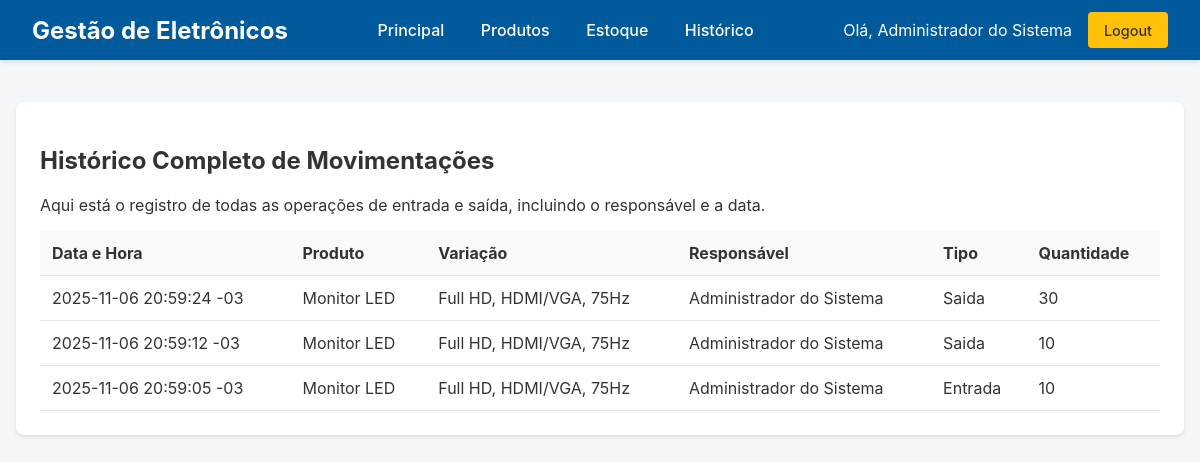
Page /historico (signed in) on the committed database.
### tables this page shows
CREATE TABLE Usuario (
    id INTEGER PRIMARY KEY AUTOINCREMENT,
    username TEXT UNIQUE NOT NULL,
    password TEXT NOT NULL,
    nome_completo TEXT NOT NULL
);

CREATE TABLE Movimentacao (
    id INTEGER PRIMARY KEY AUTOINCREMENT,
    produto_id INTEGER NOT NULL,
    usuario_id INTEGER NOT NULL,
    tipo TEXT NOT NULL CHECK(tipo IN ('Entrada', 'Saida')),
    quantidade INTEGER NOT NULL,
    data_hora DATETIME NOT NULL,
    FOREIGN KEY (produto_id) REFERENCES Produto(id),
    FOREIGN KEY (usuario_id) REFERENCES Usuario(id)
);

CREATE TABLE Produto (
    id INTEGER PRIMARY KEY AUTOINCREMENT,
    nome TEXT NOT NULL,
    descricao TEXT,
    variacao TEXT NOT NULL, -- Ex: "16GB RAM, 512GB SSD" ou "128GB, Preto"
    quantidade_atual INTEGER NOT NULL DEFAULT 0,
    estoque_minimo INTEGER NOT NULL DEFAULT 5
);

### app.py (the view)
@app.route('/historico')
@login_required
def historico():
    conn = get_db_connection()
    query = """
    SELECT
        m.data_hora,
        p.nome as produto_nome,
        p.variacao,
        u.nome_completo as usuario_nome,
        m.tipo,
        m.quantidade
    FROM
        Movimentacao m
    JOIN
        Produto p ON m.produto_id = p.id
    JOIN
        Usuario u ON m.usuario_id = u.id
    ORDER BY
        m.data_hora DESC
    """
    movimentacoes = conn.execute(query).fetchall()
    conn.close()
    return render_template('historico.html', movimentacoes=movimentacoes)

### app.py (called while the page is built)
def get_db_connection():
    conn = sqlite3.connect(DATABASE_NAME)
    conn.row_factory = sqlite3.Row # Permite acessar colunas por nome
    return conn

def login_required(f):
    from functools import wraps
    @wraps(f)
    def decorated_function(*args, **kwargs):
        if 'user_id' not in session:
            flash('Você precisa estar logado para acessar esta página.', 'danger')
            return redirect(url_for('login'))
        return f(*args, **kwargs)
    return decorated_function

### templates/historico.html
{% extends "layout.html" %}
{% block content %}
<div class="card">
    <h2>Histórico Completo de Movimentações</h2>
    <p>Aqui está o registro de todas as operações de entrada e saída, incluindo o responsável e a data.</p>
    <table class="tabela-dados">
        <thead>
            <tr>
                <th>Data e Hora</th>
                <th>Produto</th>
                <th>Variação</th>
                <th>Responsável</th>
                <th>Tipo</th>
                <th>Quantidade</th>
            </tr>
        </thead>
        <tbody>
            {% for m in movimentacoes %}
            <tr>
                <td>{{ m['data_hora'] }}</td>
                <td>{{ m['produto_nome'] }}</td>
                <td>{{ m['variacao'] }}</td>
                <td>{{ m['usuario_nome'] }}</td>
                <td>{{ m['tipo'] }}</td>
                <td>{{ m['quantidade'] }}</td>
            </tr>
            {% else %}
            <tr>
                <td colspan="6">Nenhuma movimentação registrada ainda.</td>
            </tr>
            {% endfor %}
        </tbody>
    </table>
</div>
{% endblock %}

### templates/layout.html (shortened to what this page needs)
<!DOCTYPE html>
<html lang="pt-br">
<head>
    <link rel="stylesheet" href="{{ url_for('static', filename='style.css') }}">
</head>
<body>
    {% if session['user_id'] %}
    <nav class="navbar">
        <div class="navbar-brand">Gestão de Eletrônicos</div>
        <div class="navbar-links">
            <a href="{{ url_for('index') }}">Principal</a>
            <a href="{{ url_for('produtos') }}">Produtos</a>
            <a href="{{ url_for('estoque') }}">Estoque</a>
            <a href="{{ url_for('historico') }}">Histórico</a>
        </div>
        <div class="navbar-user">
            <span>Olá, {{ session['user_name'] }}</span>
            <a href="{{ url_for('logout') }}" class="btn btn-logout">Logout</a>
        </div>
    </nav>
    {% endif %}
    <main class="container">
        {% block content %}{% endblock %}
    </main>
</body>
</html>

### static/style.css (style rules this page uses)
:root { --cor-primaria: #005A9C; --cor-secundaria: #E6E6E6; --cor-fundo: #F4F7FA; --cor-texto: #333; --cor-alerta: #FFF3CD; --cor-alerta-texto: #664d03; --cor-critico: #F8D7DA; --cor-critico-texto: #842029; --cor-sucesso: #D4EDDA; --cor-sucesso-texto: #155724; --sombra: 0 2px 4px rgba(0,0,0,0.1); }
body { font-family: -apple-system, BlinkMacSystemFont, "Segoe UI", Roboto, "Helvetica Neue", Arial, sans-serif; background-color: var(--cor-fundo); color: var(--cor-texto); margin: 0; padding-top: 70px; }
.navbar { background-color: var(--cor-primaria); color: white; padding: 0 2rem; display: flex; justify-content: space-between; align-items: center; height: 60px; position: fixed; top: 0; left: 0; right: 0; z-index: 1000; box-shadow: var(--sombra); }
.navbar-brand { font-size: 1.5rem; font-weight: bold; }
.navbar-links a { color: white; text-decoration: none; padding: 0 1rem; font-weight: 500; }
.navbar-user { display: flex; align-items: center; }
.navbar-user span { margin-right: 1rem; }
.btn { padding: 0.6rem 1rem; border: none; border-radius: 4px; cursor: pointer; text-decoration: none; font-size: 0.9rem; font-weight: 500; display: inline-block; }
.btn-logout { background-color: #FFC107; color: var(--cor-texto); }
.container { max-width: 1200px; margin: 2rem auto; padding: 0 1rem; }
.card { background-color: white; border-radius: 8px; box-shadow: var(--sombra); padding: 1.5rem; margin-bottom: 2rem; }
.tabela-dados { width: 100%; border-collapse: collapse; }
.tabela-dados th, .tabela-dados td { padding: 0.75rem; border-bottom: 1px solid var(--cor-secundaria); text-align: left; }
.tabela-dados th { background-color: #F8F9FA; }

### rows in the picture
Usuario: user_name "Administrador do Sistema"
Movimentacao: data_hora "2025-11-06 20:59:24 -03", produto_nome "Monitor LED", variacao "Full HD, HDMI/VGA, 75Hz", usuario_nome "Administrador do Sistema", tipo "Saida", quantidade "30"
Movimentacao: data_hora "2025-11-06 20:59:12 -03", produto_nome "Monitor LED", variacao "Full HD, HDMI/VGA, 75Hz", usuario_nome "Administrador do Sistema", tipo "Saida", quantidade "10"
Movimentacao: data_hora "2025-11-06 20:59:05 -03", produto_nome "Monitor LED", variacao "Full HD, HDMI/VGA, 75Hz", usuario_nome "Administrador do Sistema", tipo "Entrada", quantidade "10"
